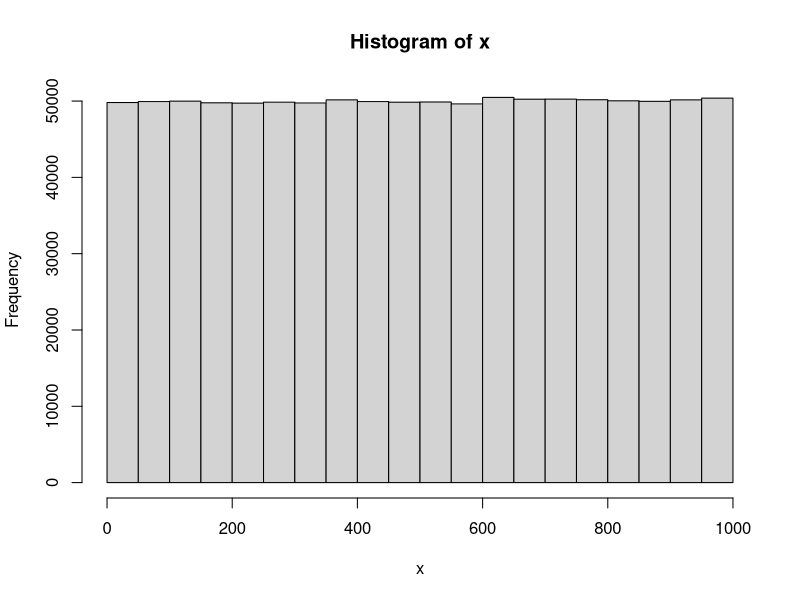

This figure's R source:
v = 1:1000
p = rep(1/1000, 1000)
n = length(v)
cump = cumsum(p)
nsim = 10
x = integer(nsim)
for (j in 1 : nsim){
	u = runif(1)
	for (i in 1 : n) {
		if (cump[i] >= u) {
			x[j] = v[i]
			break
		}
	}
}
table(x)/nsim

# uniform integer ---------------------------------------------------------

n = 1000
nsim = 1000000
u = runif(nsim,max = n)
x = ceiling(u)
hist(x)

# geometric ---------------------------------------------------------------

p = .1
r = runif(1)
s = 0
count = 0
lastp = p
while (r >= s) { 
	s = s + lastp
	lastp = lastp * (1 - p)
	count = count + 1
}
count